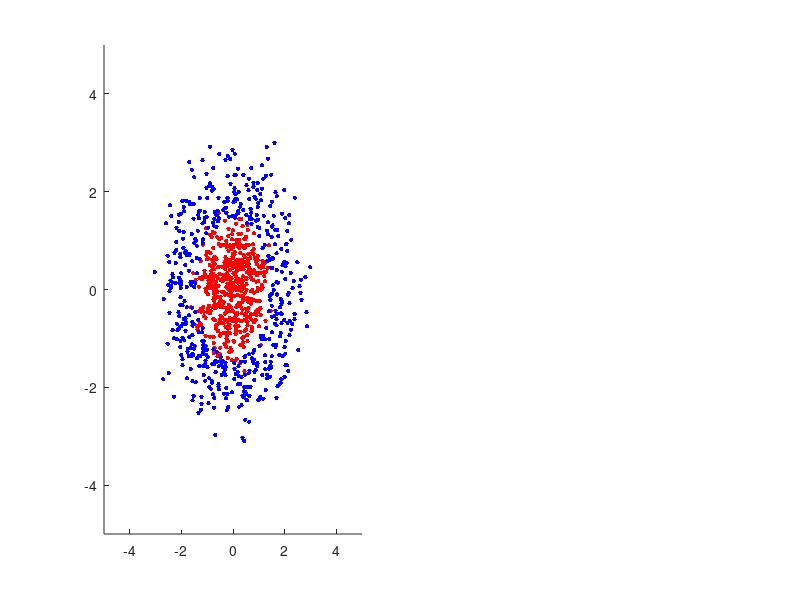

Source code (MATLAB): (Note: this script raises an error after producing the figure.)
clc
clear


N1 = 500;
N2 = 500;

r1 = sqrt(abs(randn(N1,1))); % Radius
a1 = 2*pi*rand(N1,1);  % Angle
X1 = [r1.*cos(a1), r1.*sin(a1)]; % Points
y1 = ones(N1,1);

r2 = sqrt(abs(3*randn(N2,1))+2); % Radius
a2 = 2*pi*rand(N2,1);      % Angle
X2 = [r2.*cos(a2), r2.*sin(a2)]; % points
y2 = -ones(N2,1);

t = [-5 5];


figure;
subplot(121);
hold on
plot(X1(:,1),X1(:,2),'r.','MarkerSize',10)
plot(X2(:,1),X2(:,2),'b.','MarkerSize',10)
axis([-5 5 -5 5]);

X = cat(1,X1,X2);
y = cat(1,y1,y2);

NC = 100;
abmodel = adaboost_train(y,X,@ftrain,@ftest,NC);

for i = 1:NC
    model1 = abmodel.models{i};
    w1 = model1.SVs' * model1.sv_coef; % for SVM
    b1 = -model1.rho;
 
    yt = (-w1(1)*t - b1)/w1(2);
    plot(t,yt);
    % pause;
end

[ypred] = adaboost_test(abmodel,X,@ftest);

index1 = find(ypred==1);
index2 = find(ypred==-1);

subplot(122);
hold on
plot(X(index1,1),X(index1,2),'r.','MarkerSize',10)
plot(X(index2,1),X(index2,2),'b.','MarkerSize',10)
axis([-5 5 -5 5]);
